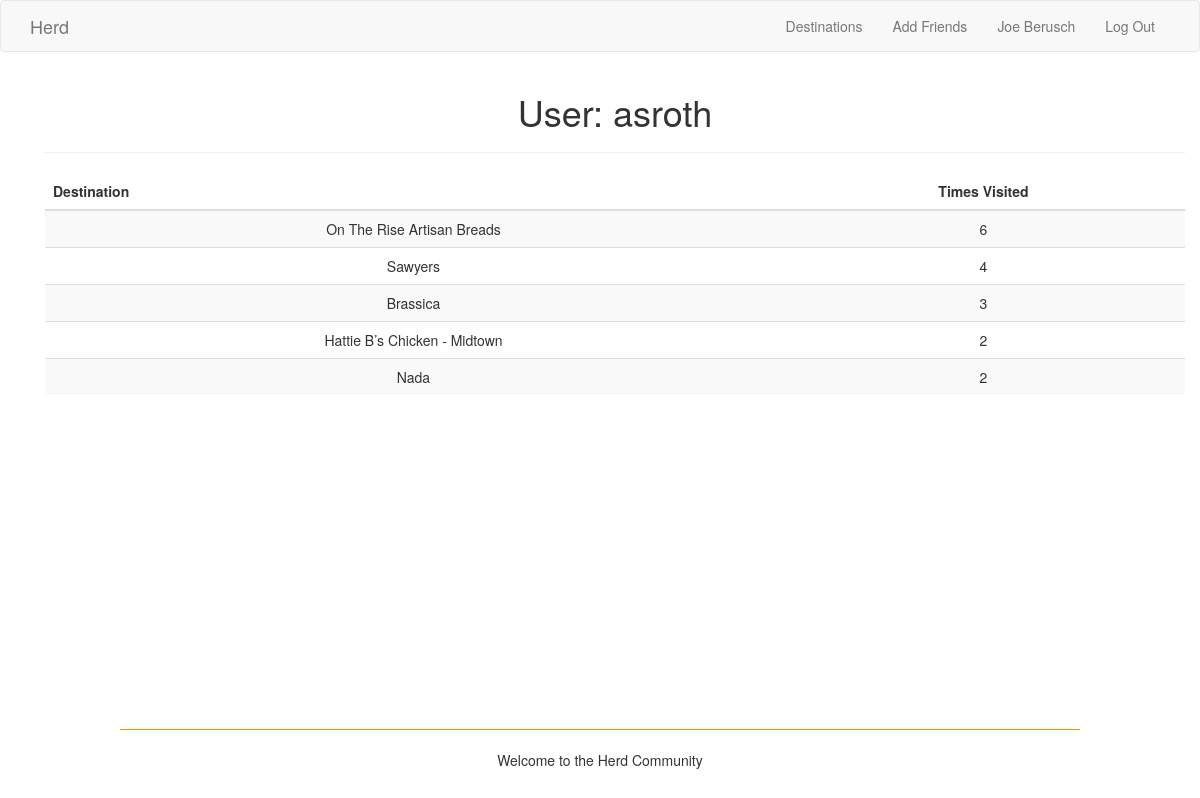
Screenshot of /user/asroth (signed in) with the database file from the repository.
### app/models.py (models this page shows, shortened)
class User(UserMixin, db.Model):
    __tablename__ = 'users'
    user_id = db.Column(db.Integer, primary_key=True)
    username = db.Column(db.String(80), index=True, unique=True)
    name = db.Column(db.String(120))
    email = db.Column(db.String(120), index=True, unique=True)
    region = db.Column(db.String(50), index=True)
    destinations = db.relationship('Association', back_populates='user')
    friends = db.relationship('User',
        secondary=friendship_identifier,
        primaryjoin= user_id == friendship_identifier.c.user_id,
        secondaryjoin= user_id == friendship_identifier.c.friend_id)

class Association(db.Model):
    __tablename__ = 'associations'
    user_id = db.Column(db.Integer, db.ForeignKey('users.user_id'), primary_key=True)
    destination_id = db.Column(db.Integer, db.ForeignKey('destinations.destination_id'), primary_key=True)
    num_visits = db.Column(db.Integer)
    user = db.relationship("User", back_populates="destinations")
    destination = db.relationship("Destination", back_populates="users")

class Destination(db.Model):
    __tablename__ = 'destinations'
    destination_id = db.Column(db.Integer, primary_key=True)
    name = db.Column(db.String(120), index=True, unique=True)
    img_src = db.Column(db.String(1000))
    region = db.Column(db.String(50))
    yelp_link = db.Column(db.String(150))
    num_visits = db.Column(db.Integer)
    users = db.relationship('Association', back_populates='destination')

### app/routes.py (the view)
@app.route('/user/<username>')
@login_required
def user(username):
    ulog('user -> page access for username {}'.format(username))
    user = User.query.filter_by(username=username).first_or_404()
    destinations = sorted(user.destinations, key=attrgetter('num_visits'), reverse=True)
    return render_template('user.html', user=user, destinations=destinations)

### app/helpers.py (called while the page is built)
def ulog(msg):
    fp = open('usage_logs.txt', 'a')
    print('--- ', current_user.username, ' ---- ', date.today(), ' ---', file=fp)
    print(msg, file=fp)
    fp.close()

### app/models.py (called while the page is built)
@login.user_loader
def load_user(id):
    return User.query.get(int(id))

### app/templates/user.html
{% extends "base.html" %}
{% block app_content %}
<div class="container">
    <h1>User: {{ user.username }}</h1>
    <hr>
    <table class="table table-hover table-striped">
        <thead>
            <tr>
                <th>Destination</th>
                <th class="text-center">Times Visited</th>
            </tr>
        </thead>
    {% for assoc in destinations %}
        {% if assoc.num_visits > 0 %}
        <tr>
            <td>{{ assoc.destination.name }}</td>
            <td class="text-center">{{ assoc.num_visits }}</td>
        </tr>
        {% endif %}
    {% endfor %}
    </table>
</div>
{% endblock %}

### app/templates/base.html (shortened to what this page needs)
{% extends 'bootstrap/base.html' %}
{% block navbar %}
    <nav class="navbar navbar-default">
        <div class="container">
            <div class="navbar-header">
                <a class="navbar-brand" href="{{ url_for('index') }}">Herd</a>
            </div>
            <div class="collapse navbar-collapse" id="bs-example-navbar-collapse-1">
                <ul class="nav navbar-nav navbar-right">
                    <li><a href="{{ url_for('list') }}">Destinations</a></li>
                    <li><a href="{{ url_for('add_friends') }}">Add Friends</a></li>
                    {% if current_user.is_authenticated %}
                    <li><a href="{{ url_for('user', username=current_user.username) }}">{{ current_user.name }}</a></li>
                    <li><a href="{{ url_for('logout') }}">Log Out</a></li>
                    {% else %}
                    <li><a href="{{ url_for('login') }}">Login</a></li>
                    <li><a href="{{ url_for('signup') }}">Sign Up</a></li>
                    {% endif %}
                </ul>
            </div>
        </div>
    </nav>
{% endblock %}
{% block content %}
    <link rel= "stylesheet" type= "text/css" href= "{{ url_for('static',filename='styles/base.css') }}">
    <div class="container text-center">
    {% block app_content %}{% endblock app_content %}
    <br />
    </div>
    {% block footer %}
    <div class="footer">
        <hr style="width: 80%; border-top: 1px solid darkorange;"/>
        <div class="text-center">
            <p>Welcome to the Herd Community</p>
        </div>
    <br />
    {% endblock footer %}
{% endblock content %}

### app/templates/base.html (style rules this page uses)
html { position: relative; min-height: 100%; }
body { margin-bottom: 91px; }
.footer { position: absolute; bottom: 0; width: 100%; height: 91px; }

### rows the page displays
User: name "Joe Berusch"
User: username "asroth"
Association: destination.name "On The Rise Artisan Breads", num_visits "6"
Association: destination.name "Sawyers", num_visits "4"
Association: destination.name "Brassica", num_visits "3"
Association: destination.name "Hattie B’s Chicken - Midtown", num_visits "2"
Association: destination.name "Nada", num_visits "2"
